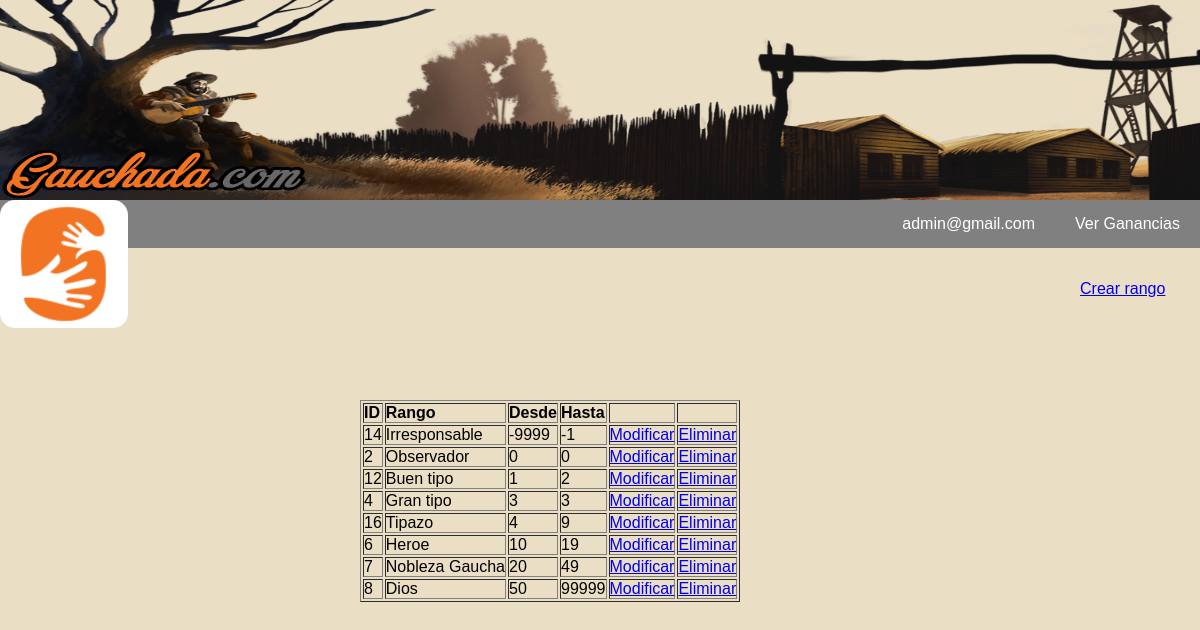
Page /php/admins/rangos.php (signed in) on the committed database.
### tables this page shows
CREATE TABLE `rangos` (
  `id_rango` int(11) NOT NULL,
  `nombre` varchar(20) NOT NULL,
  `min` int(10) NOT NULL,
  `max` int(10) NOT NULL
);

### php/admins/rangos.php (the view, shortened to what this page needs)
<html>
<?php
    include("../menu.php");
?>
<head>
  <link rel="stylesheet" href="/css/perfil.css">
</head>
<body>
<?php
    	$select= "SELECT * FROM rangos ORDER BY min";
    	$consulta= mysqli_query($conexion, $select);
?>
		<div id='crear'><a href="/php/admins/rangos/crear.php">Crear rango</a></div>
		<div id='perfil'>
			<table border="1">
			<tr>
				<td><strong>ID</strong></td>
				<td><strong>Rango</strong></td>
				<td><strong>Desde</strong></td>
				<td><strong>Hasta</strong></td>
				<td><strong></strong></td>
				<td><strong></strong></td>
			</tr>
<?php
	    	while($rango= mysqli_fetch_array($consulta)){
	    		echo "<tr>";
		    		echo "<td>".$rango['id_rango']."</td>";
		    		$rangoid= $rango['id_rango'];
		    		echo "<td>".$rango['nombre']."</td>";
		    		echo "<td>".$rango['min']."</td>";
		    		echo "<td>".$rango['max']."</td>";
?>
					<td><a href="/php/admins/rangos/modificar.php?id=<?php echo $rangoid ?>">Modificar</a></td>
					<td><a onclick="return confirm('Esta seguro que desea eliminar el rango?')" href="/php/admins/rangos/eliminar.php?id=<?php echo $rangoid ?>">Eliminar</a></td>
<?php
	    		echo "</tr>";
	    	}
?>
			</table>
		</div>
</body>
</html>

### php/menu.php (shortened to what this page needs)
<head>
    <link rel="stylesheet" href="/css/menu.css">
</head>
<header>
    <IMG class="banner" SRC="/img/ban1(new).jpg">
    <a href="/index.php"><IMG class="logo" SRC="/img/logo.png"></a>
    <nav class="menu">
        <ul class= "accesos">
            <?php
                include('conexion.php');
                if(isset($_SESSION['estado']) && $_SESSION['estado']=='logeado'){
                    if(isset($_SESSION['usuario'])){
                        $userid = $_SESSION['usuario'];
                        $conuser = "SELECT * FROM usuarios WHERE id_usuario='$userid'";
                        $resuser = mysqli_query($conexion, $conuser);
                        $varuser= mysqli_fetch_assoc($resuser);
                ?>
                        <li class='submenu'><a href="/php/usuarios/miperfil.php"><?php echo $varuser['email']; ?></a>
                            <ul>
                                <li><a href="/php/usuarios/cerrar.php">Salir</a>
                            </ul>
                        </li>
                        <li><a href="/php/comprar.php?usid=<?php echo $userid; ?>">Comprar Creditos</a></li>
                <?php
                    }
                    else{
                        $userid = $_SESSION['admin'];
                        $conuser = "SELECT * FROM admins WHERE id_admin='$userid'";
                        $resuser = mysqli_query($conexion, $conuser);
                        $varuser= mysqli_fetch_assoc($resuser);
                ?>
                        <li class='submenu'><a href="/php/admins/perfil.php?usid=<?php echo $userid; ?>"><?php echo $varuser['email']; ?></a>
                        </li>
                        <li><a href="/php/admins/ganancias.php">Ver Ganancias</a></li>
                <?php
                    }
                }
                else { ?>
                    <li><a href="/php/usuarios/iniciar.php">Ingresar</a></li>
                    <li><a href="/php/usuarios/registro.php">Registrarse</a></li>
            <?php  }
            ?>
        </ul>
    </nav>
</header>

### css/menu.css (style rules this page uses)
body { background: #EADEC5; }
* { margin:0; padding:0; box-sizing: border-box; font-family: sans-serif; }
.banner { position: absolute; top: 0px; width: 100%; height: 200px; }
.menu { position: absolute; background: grey; top: 200px; width: 100%; }
.logo { position: absolute; top:200px; background: white; border-radius: 15px; left: 0px; z-index: 10; }
.menu ul { float: right; background: grey; display: flex; list-style: none; }
.menu a { display: block; padding: 15px 20px; color: #fff; text-decoration: none; }

### css/perfil.css (style rules this page uses)
#perfil { position: absolute; top: 50%; left: 30%; font-size: 45px; }
#crear { position: absolute; top: 280px; left:90%; text-decoration: none; }

### rows in the picture
rangos: id_rango "14", nombre "Irresponsable", min "-9999", max "-1"
rangos: id_rango "2", nombre "Observador", min "0", max "0"
rangos: id_rango "12", nombre "Buen tipo", min "1", max "2"
rangos: id_rango "4", nombre "Gran tipo", min "3", max "3"
rangos: id_rango "16", nombre "Tipazo", min "4", max "9"
rangos: id_rango "6", nombre "Heroe", min "10", max "19"
rangos: id_rango "7", nombre "Nobleza Gaucha", min "20", max "49"
rangos: id_rango "8", nombre "Dios", min "50", max "99999"

### other values in the picture
$varuser['email'] "admin@gmail.com"
